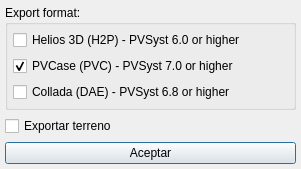
<?xml version="1.0" encoding="UTF-8"?>
<ui version="4.0">
 <class>formPVSyst</class>
 <widget class="QDialog" name="formPVSyst">
  <property name="geometry">
   <rect>
    <x>0</x>
    <y>0</y>
    <width>301</width>
    <height>165</height>
   </rect>
  </property>
  <property name="windowTitle">
   <string>Export to PVSyst</string>
  </property>
  <layout class="QVBoxLayout" name="verticalLayout">
   <property name="leftMargin">
    <number>5</number>
   </property>
   <property name="topMargin">
    <number>5</number>
   </property>
   <property name="rightMargin">
    <number>5</number>
   </property>
   <property name="bottomMargin">
    <number>5</number>
   </property>
   <item>
    <widget class="QGroupBox" name="groupBox">
     <property name="sizePolicy">
      <sizepolicy hsizetype="Preferred" vsizetype="Fixed">
       <horstretch>0</horstretch>
       <verstretch>0</verstretch>
      </sizepolicy>
     </property>
     <property name="title">
      <string>Export format:</string>
     </property>
     <layout class="QVBoxLayout" name="verticalLayout_2">
      <property name="leftMargin">
       <number>5</number>
      </property>
      <property name="topMargin">
       <number>5</number>
      </property>
      <property name="rightMargin">
       <number>5</number>
      </property>
      <property name="bottomMargin">
       <number>5</number>
      </property>
      <item>
       <widget class="QCheckBox" name="cbH2P">
        <property name="text">
         <string>Helios 3D (H2P) - PVSyst 6.0 or higher</string>
        </property>
       </widget>
      </item>
      <item>
       <widget class="QCheckBox" name="cbPVC">
        <property name="text">
         <string>PVCase (PVC) - PVSyst 7.0 or higher</string>
        </property>
        <property name="checked">
         <bool>true</bool>
        </property>
       </widget>
      </item>
      <item>
       <widget class="QCheckBox" name="cbDAE">
        <property name="text">
         <string>Collada (DAE) - PVSyst 6.8 or higher</string>
        </property>
       </widget>
      </item>
     </layout>
    </widget>
   </item>
   <item>
    <widget class="QCheckBox" name="cbTerrain">
     <property name="text">
      <string>Exportar terreno</string>
     </property>
    </widget>
   </item>
   <item>
    <widget class="QPushButton" name="pushButton">
     <property name="text">
      <string>Aceptar</string>
     </property>
     <property name="icon">
      <iconset theme="Accept">
       <normaloff>.</normaloff>.</iconset>
     </property>
     <property name="default">
      <bool>true</bool>
     </property>
    </widget>
   </item>
  </layout>
 </widget>
 <resources/>
 <connections/>
</ui>
